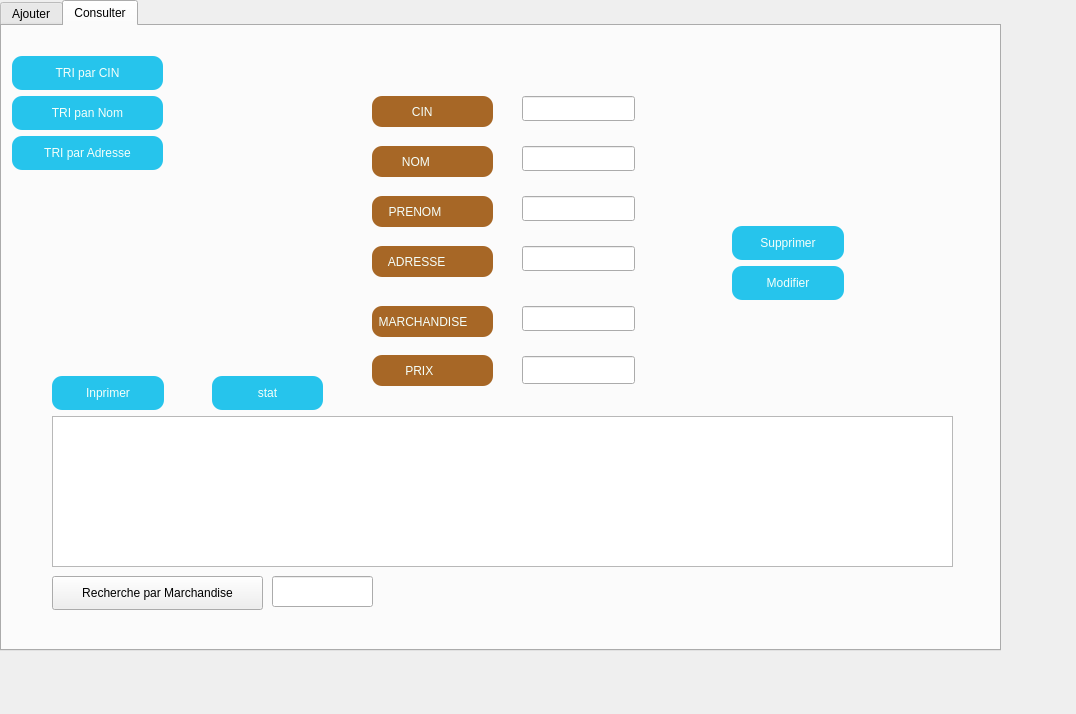
<?xml version="1.0" encoding="UTF-8"?>
<ui version="4.0">
 <class>gestion_fournisseur</class>
 <widget class="QWidget" name="gestion_fournisseur">
  <property name="geometry">
   <rect>
    <x>0</x>
    <y>0</y>
    <width>1076</width>
    <height>714</height>
   </rect>
  </property>
  <property name="windowTitle">
   <string>Form</string>
  </property>
  <widget class="QTabWidget" name="Gestion_Fournisseur">
   <property name="geometry">
    <rect>
     <x>0</x>
     <y>0</y>
     <width>1001</width>
     <height>651</height>
    </rect>
   </property>
   <property name="toolTip">
    <string>&lt;html&gt;&lt;head/&gt;&lt;body&gt;&lt;p&gt;Consulter&lt;/p&gt;&lt;/body&gt;&lt;/html&gt;</string>
   </property>
   <property name="currentIndex">
    <number>1</number>
   </property>
   <widget class="QWidget" name="Ajout">
    <attribute name="title">
     <string>Ajouter</string>
    </attribute>
    <widget class="QLabel" name="label">
     <property name="geometry">
      <rect>
       <x>399</x>
       <y>210</y>
       <width>121</width>
       <height>31</height>
      </rect>
     </property>
     <property name="styleSheet">
      <string notr="true">background: #A76726;
color: #F5FFFA;
background-color: #A76726; border: none;
border-radius: 10px;
icon-size: 30px;
font: 14pt &quot;Bahnschrift&quot;;</string>
     </property>
     <property name="text">
      <string>            CIN</string>
     </property>
    </widget>
    <widget class="QLabel" name="label_2">
     <property name="geometry">
      <rect>
       <x>399</x>
       <y>260</y>
       <width>121</width>
       <height>31</height>
      </rect>
     </property>
     <property name="styleSheet">
      <string notr="true">background: #A76726;
color: #F5FFFA;
background-color: #A76726; border: none;
border-radius: 10px;
icon-size: 30px;
font: 14pt &quot;Bahnschrift&quot;;</string>
     </property>
     <property name="text">
      <string>         NOM</string>
     </property>
    </widget>
    <widget class="QLabel" name="label_3">
     <property name="geometry">
      <rect>
       <x>399</x>
       <y>310</y>
       <width>121</width>
       <height>31</height>
      </rect>
     </property>
     <property name="styleSheet">
      <string notr="true">background: #A76726;
color: #F5FFFA;
background-color: #A76726; border: none;
border-radius: 10px;
icon-size: 30px;
font: 14pt &quot;Bahnschrift&quot;;</string>
     </property>
     <property name="text">
      <string>     PRENOM</string>
     </property>
    </widget>
    <widget class="QLabel" name="label_4">
     <property name="geometry">
      <rect>
       <x>399</x>
       <y>360</y>
       <width>121</width>
       <height>31</height>
      </rect>
     </property>
     <property name="styleSheet">
      <string notr="true">background: #A76726;
color: #F5FFFA;
background-color: #A76726; border: none;
border-radius: 10px;
icon-size: 30px;
font: 14pt &quot;Bahnschrift&quot;;</string>
     </property>
     <property name="text">
      <string>     ADRESSE</string>
     </property>
    </widget>
    <widget class="QLabel" name="label_5">
     <property name="geometry">
      <rect>
       <x>399</x>
       <y>420</y>
       <width>121</width>
       <height>31</height>
      </rect>
     </property>
     <property name="styleSheet">
      <string notr="true">background: #A76726;
color: #F5FFFA;
background-color: #A76726; border: none;
border-radius: 10px;
icon-size: 30px;
font: 14pt &quot;Bahnschrift&quot;;</string>
     </property>
     <property name="text">
      <string>  MARCHANDISE</string>
     </property>
    </widget>
    <widget class="QLineEdit" name="lineEdit_CIN">
     <property name="geometry">
      <rect>
       <x>540</x>
       <y>210</y>
       <width>113</width>
       <height>25</height>
      </rect>
     </property>
     <property name="styleSheet">
      <string notr="true">background: #26C4EC;
color: #F5FFFA;
background-color: #26C4EC; border: none;
border-radius: 10px;
icon-size: 30px;
font: 14pt &quot;Bahnschrift&quot;;</string>
     </property>
    </widget>
    <widget class="QLineEdit" name="lineEdit_NOM">
     <property name="geometry">
      <rect>
       <x>539</x>
       <y>260</y>
       <width>113</width>
       <height>25</height>
      </rect>
     </property>
     <property name="styleSheet">
      <string notr="true">background: #26C4EC;
color: #F5FFFA;
background-color: #26C4EC; border: none;
border-radius: 10px;
icon-size: 30px;
font: 14pt &quot;Bahnschrift&quot;;</string>
     </property>
    </widget>
    <widget class="QLineEdit" name="lineEdit_PRENOM">
     <property name="geometry">
      <rect>
       <x>539</x>
       <y>310</y>
       <width>113</width>
       <height>25</height>
      </rect>
     </property>
     <property name="styleSheet">
      <string notr="true">background: #26C4EC;
color: #F5FFFA;
background-color: #26C4EC; border: none;
border-radius: 10px;
icon-size: 30px;
font: 14pt &quot;Bahnschrift&quot;;</string>
     </property>
    </widget>
    <widget class="QLineEdit" name="lineEdit_ADRESSE">
     <property name="geometry">
      <rect>
       <x>539</x>
       <y>360</y>
       <width>113</width>
       <height>25</height>
      </rect>
     </property>
     <property name="styleSheet">
      <string notr="true">background: #26C4EC;
color: #F5FFFA;
background-color: #26C4EC; border: none;
border-radius: 10px;
icon-size: 30px;
font: 14pt &quot;Bahnschrift&quot;;</string>
     </property>
    </widget>
    <widget class="QLineEdit" name="lineEdit_MARCHANDISE">
     <property name="geometry">
      <rect>
       <x>539</x>
       <y>420</y>
       <width>113</width>
       <height>25</height>
      </rect>
     </property>
     <property name="styleSheet">
      <string notr="true">background: #26C4EC;
color: #F5FFFA;
background-color: #26C4EC; border: none;
border-radius: 10px;
icon-size: 30px;
font: 14pt &quot;Bahnschrift&quot;;</string>
     </property>
    </widget>
    <widget class="QPushButton" name="Ajouter">
     <property name="geometry">
      <rect>
       <x>460</x>
       <y>520</y>
       <width>131</width>
       <height>34</height>
      </rect>
     </property>
     <property name="styleSheet">
      <string notr="true">background: #26C4EC;
color: #F5FFFA;
background-color: #26C4EC; border: none;
border-radius: 10px;
icon-size: 30px;
font: 14pt &quot;Bahnschrift&quot;;</string>
     </property>
     <property name="text">
      <string>Ajouter</string>
     </property>
    </widget>
    <widget class="QLabel" name="label_11">
     <property name="geometry">
      <rect>
       <x>399</x>
       <y>469</y>
       <width>121</width>
       <height>31</height>
      </rect>
     </property>
     <property name="styleSheet">
      <string notr="true">background: #A76726;
color: #F5FFFA;
background-color: #A76726; border: none;
border-radius: 10px;
icon-size: 30px;
font: 14pt &quot;Bahnschrift&quot;;</string>
     </property>
     <property name="text">
      <string>          PRIX</string>
     </property>
    </widget>
    <widget class="QLineEdit" name="lineEdit_PRIX">
     <property name="geometry">
      <rect>
       <x>539</x>
       <y>470</y>
       <width>113</width>
       <height>28</height>
      </rect>
     </property>
     <property name="styleSheet">
      <string notr="true">background: #26C4EC;
color: #F5FFFA;
background-color: #26C4EC; border: none;
border-radius: 10px;
icon-size: 30px;
font: 14pt &quot;Bahnschrift&quot;;</string>
     </property>
    </widget>
    <widget class="QLabel" name="label_13">
     <property name="geometry">
      <rect>
       <x>9</x>
       <y>0</y>
       <width>1001</width>
       <height>641</height>
      </rect>
     </property>
     <property name="text">
      <string/>
     </property>
     <property name="pixmap">
      <pixmap>../../Bureau/434070-animaux-dans-le-bus-gratuit-vectoriel.jpg</pixmap>
     </property>
     <property name="scaledContents">
      <bool>true</bool>
     </property>
    </widget>
    <zorder>label_13</zorder>
    <zorder>label</zorder>
    <zorder>label_2</zorder>
    <zorder>label_3</zorder>
    <zorder>label_4</zorder>
    <zorder>label_5</zorder>
    <zorder>lineEdit_CIN</zorder>
    <zorder>lineEdit_NOM</zorder>
    <zorder>lineEdit_PRENOM</zorder>
    <zorder>lineEdit_ADRESSE</zorder>
    <zorder>lineEdit_MARCHANDISE</zorder>
    <zorder>Ajouter</zorder>
    <zorder>label_11</zorder>
    <zorder>lineEdit_PRIX</zorder>
   </widget>
   <widget class="QWidget" name="Consulter">
    <attribute name="title">
     <string>Consulter</string>
    </attribute>
    <widget class="QLineEdit" name="lineEdit_CIN_2">
     <property name="geometry">
      <rect>
       <x>520</x>
       <y>70</y>
       <width>113</width>
       <height>25</height>
      </rect>
     </property>
    </widget>
    <widget class="QLineEdit" name="lineEdit_PRENOM_2">
     <property name="geometry">
      <rect>
       <x>520</x>
       <y>170</y>
       <width>113</width>
       <height>25</height>
      </rect>
     </property>
    </widget>
    <widget class="QLineEdit" name="lineEdit_ADRESSE_2">
     <property name="geometry">
      <rect>
       <x>520</x>
       <y>220</y>
       <width>113</width>
       <height>25</height>
      </rect>
     </property>
    </widget>
    <widget class="QLineEdit" name="lineEdit_NOM_2">
     <property name="geometry">
      <rect>
       <x>520</x>
       <y>120</y>
       <width>113</width>
       <height>25</height>
      </rect>
     </property>
    </widget>
    <widget class="QLineEdit" name="lineEdit_MARCHANDISE_2">
     <property name="geometry">
      <rect>
       <x>520</x>
       <y>280</y>
       <width>113</width>
       <height>25</height>
      </rect>
     </property>
    </widget>
    <widget class="QTableView" name="tableView">
     <property name="geometry">
      <rect>
       <x>50</x>
       <y>390</y>
       <width>901</width>
       <height>151</height>
      </rect>
     </property>
    </widget>
    <widget class="QPushButton" name="Modifier">
     <property name="geometry">
      <rect>
       <x>730</x>
       <y>240</y>
       <width>112</width>
       <height>34</height>
      </rect>
     </property>
     <property name="styleSheet">
      <string notr="true">background: #26C4EC;
color: #F5FFFA;
background-color: #26C4EC; border: none;
border-radius: 10px;
icon-size: 30px;
font: 14pt &quot;Bahnschrift&quot;;</string>
     </property>
     <property name="text">
      <string>Modifier</string>
     </property>
    </widget>
    <widget class="QPushButton" name="Supprimer">
     <property name="geometry">
      <rect>
       <x>730</x>
       <y>200</y>
       <width>112</width>
       <height>34</height>
      </rect>
     </property>
     <property name="styleSheet">
      <string notr="true">background: #26C4EC;
color: #F5FFFA;
background-color: #26C4EC; border: none;
border-radius: 10px;
icon-size: 30px;
font: 14pt &quot;Bahnschrift&quot;;</string>
     </property>
     <property name="text">
      <string>Supprimer</string>
     </property>
    </widget>
    <widget class="QPushButton" name="triC">
     <property name="geometry">
      <rect>
       <x>10</x>
       <y>30</y>
       <width>151</width>
       <height>34</height>
      </rect>
     </property>
     <property name="styleSheet">
      <string notr="true">background: #26C4EC;
color: #F5FFFA;
background-color: #26C4EC; border: none;
border-radius: 10px;
icon-size: 30px;
font: 14pt &quot;Bahnschrift&quot;;</string>
     </property>
     <property name="text">
      <string>TRI par CIN</string>
     </property>
    </widget>
    <widget class="QPushButton" name="pushButton_triN">
     <property name="geometry">
      <rect>
       <x>10</x>
       <y>70</y>
       <width>151</width>
       <height>34</height>
      </rect>
     </property>
     <property name="styleSheet">
      <string notr="true">background: #26C4EC;
color: #F5FFFA;
background-color: #26C4EC; border: none;
border-radius: 10px;
icon-size: 30px;
font: 14pt &quot;Bahnschrift&quot;;</string>
     </property>
     <property name="text">
      <string>TRI pan Nom</string>
     </property>
    </widget>
    <widget class="QPushButton" name="pushButton_triA">
     <property name="geometry">
      <rect>
       <x>10</x>
       <y>110</y>
       <width>151</width>
       <height>34</height>
      </rect>
     </property>
     <property name="styleSheet">
      <string notr="true">background: #26C4EC;
color: #F5FFFA;
background-color: #26C4EC; border: none;
border-radius: 10px;
icon-size: 30px;
font: 14pt &quot;Bahnschrift&quot;;</string>
     </property>
     <property name="text">
      <string>TRI par Adresse</string>
     </property>
    </widget>
    <widget class="QPushButton" name="recherche">
     <property name="geometry">
      <rect>
       <x>50</x>
       <y>550</y>
       <width>211</width>
       <height>34</height>
      </rect>
     </property>
     <property name="text">
      <string>Recherche par Marchandise</string>
     </property>
    </widget>
    <widget class="QLineEdit" name="lineEdit_rech">
     <property name="geometry">
      <rect>
       <x>270</x>
       <y>550</y>
       <width>101</width>
       <height>31</height>
      </rect>
     </property>
    </widget>
    <widget class="QPushButton" name="inprimer">
     <property name="geometry">
      <rect>
       <x>50</x>
       <y>350</y>
       <width>112</width>
       <height>34</height>
      </rect>
     </property>
     <property name="styleSheet">
      <string notr="true">background: #26C4EC;
color: #F5FFFA;
background-color: #26C4EC; border: none;
border-radius: 10px;
icon-size: 30px;
font: 14pt &quot;Bahnschrift&quot;;</string>
     </property>
     <property name="text">
      <string>Inprimer</string>
     </property>
    </widget>
    <widget class="QPushButton" name="statistique">
     <property name="geometry">
      <rect>
       <x>210</x>
       <y>350</y>
       <width>111</width>
       <height>34</height>
      </rect>
     </property>
     <property name="styleSheet">
      <string notr="true">background: #26C4EC;
color: #F5FFFA;
background-color: #26C4EC; border: none;
border-radius: 10px;
icon-size: 30px;
font: 14pt &quot;Bahnschrift&quot;;</string>
     </property>
     <property name="text">
      <string>stat</string>
     </property>
    </widget>
    <widget class="QLineEdit" name="lineEdit_PRIX_2">
     <property name="geometry">
      <rect>
       <x>520</x>
       <y>330</y>
       <width>113</width>
       <height>28</height>
      </rect>
     </property>
    </widget>
    <widget class="QLabel" name="label_14">
     <property name="geometry">
      <rect>
       <x>0</x>
       <y>0</y>
       <width>1001</width>
       <height>641</height>
      </rect>
     </property>
     <property name="text">
      <string/>
     </property>
     <property name="pixmap">
      <pixmap>../../Bureau/434070-animaux-dans-le-bus-gratuit-vectoriel.jpg</pixmap>
     </property>
     <property name="scaledContents">
      <bool>true</bool>
     </property>
    </widget>
    <widget class="QLabel" name="label_38">
     <property name="geometry">
      <rect>
       <x>370</x>
       <y>70</y>
       <width>121</width>
       <height>31</height>
      </rect>
     </property>
     <property name="styleSheet">
      <string notr="true">background: #A76726;
color: #F5FFFA;
background-color: #A76726; border: none;
border-radius: 10px;
icon-size: 30px;
font: 14pt &quot;Bahnschrift&quot;;</string>
     </property>
     <property name="text">
      <string>            CIN</string>
     </property>
    </widget>
    <widget class="QLabel" name="label_39">
     <property name="geometry">
      <rect>
       <x>370</x>
       <y>220</y>
       <width>121</width>
       <height>31</height>
      </rect>
     </property>
     <property name="styleSheet">
      <string notr="true">background: #A76726;
color: #F5FFFA;
background-color: #A76726; border: none;
border-radius: 10px;
icon-size: 30px;
font: 14pt &quot;Bahnschrift&quot;;</string>
     </property>
     <property name="text">
      <string>     ADRESSE</string>
     </property>
    </widget>
    <widget class="QLabel" name="label_40">
     <property name="geometry">
      <rect>
       <x>370</x>
       <y>280</y>
       <width>121</width>
       <height>31</height>
      </rect>
     </property>
     <property name="styleSheet">
      <string notr="true">background: #A76726;
color: #F5FFFA;
background-color: #A76726; border: none;
border-radius: 10px;
icon-size: 30px;
font: 14pt &quot;Bahnschrift&quot;;</string>
     </property>
     <property name="text">
      <string>  MARCHANDISE</string>
     </property>
    </widget>
    <widget class="QLabel" name="label_41">
     <property name="geometry">
      <rect>
       <x>370</x>
       <y>329</y>
       <width>121</width>
       <height>31</height>
      </rect>
     </property>
     <property name="styleSheet">
      <string notr="true">background: #A76726;
color: #F5FFFA;
background-color: #A76726; border: none;
border-radius: 10px;
icon-size: 30px;
font: 14pt &quot;Bahnschrift&quot;;</string>
     </property>
     <property name="text">
      <string>          PRIX</string>
     </property>
    </widget>
    <widget class="QLabel" name="label_42">
     <property name="geometry">
      <rect>
       <x>370</x>
       <y>170</y>
       <width>121</width>
       <height>31</height>
      </rect>
     </property>
     <property name="styleSheet">
      <string notr="true">background: #A76726;
color: #F5FFFA;
background-color: #A76726; border: none;
border-radius: 10px;
icon-size: 30px;
font: 14pt &quot;Bahnschrift&quot;;</string>
     </property>
     <property name="text">
      <string>     PRENOM</string>
     </property>
    </widget>
    <widget class="QLabel" name="label_43">
     <property name="geometry">
      <rect>
       <x>370</x>
       <y>120</y>
       <width>121</width>
       <height>31</height>
      </rect>
     </property>
     <property name="styleSheet">
      <string notr="true">background: #A76726;
color: #F5FFFA;
background-color: #A76726; border: none;
border-radius: 10px;
icon-size: 30px;
font: 14pt &quot;Bahnschrift&quot;;</string>
     </property>
     <property name="text">
      <string>         NOM</string>
     </property>
    </widget>
    <zorder>label_14</zorder>
    <zorder>lineEdit_CIN_2</zorder>
    <zorder>lineEdit_PRENOM_2</zorder>
    <zorder>lineEdit_ADRESSE_2</zorder>
    <zorder>lineEdit_NOM_2</zorder>
    <zorder>lineEdit_MARCHANDISE_2</zorder>
    <zorder>tableView</zorder>
    <zorder>Modifier</zorder>
    <zorder>Supprimer</zorder>
    <zorder>triC</zorder>
    <zorder>pushButton_triN</zorder>
    <zorder>pushButton_triA</zorder>
    <zorder>recherche</zorder>
    <zorder>lineEdit_rech</zorder>
    <zorder>inprimer</zorder>
    <zorder>statistique</zorder>
    <zorder>lineEdit_PRIX_2</zorder>
    <zorder>label_38</zorder>
    <zorder>label_39</zorder>
    <zorder>label_40</zorder>
    <zorder>label_41</zorder>
    <zorder>label_42</zorder>
    <zorder>label_43</zorder>
   </widget>
  </widget>
 </widget>
 <resources/>
 <connections/>
</ui>
